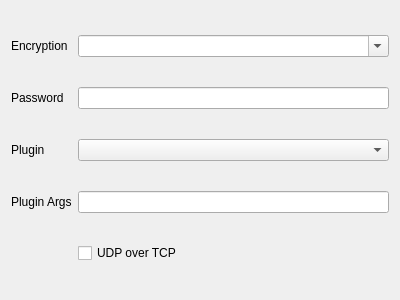
<?xml version="1.0" encoding="UTF-8"?>
<ui version="4.0">
 <class>EditShadowSocks</class>
 <widget class="QWidget" name="EditShadowSocks">
  <property name="geometry">
   <rect>
    <x>0</x>
    <y>0</y>
    <width>400</width>
    <height>300</height>
   </rect>
  </property>
  <property name="windowTitle">
   <string notr="true">Form</string>
  </property>
  <layout class="QGridLayout" name="gridLayout">
   <item row="0" column="1">
    <widget class="QComboBox" name="method">
     <property name="editable">
      <bool>true</bool>
     </property>
    </widget>
   </item>
   <item row="1" column="1">
    <widget class="MyLineEdit" name="password"/>
   </item>
   <item row="2" column="0">
    <widget class="QLabel" name="plugin_l">
     <property name="text">
      <string>Plugin</string>
     </property>
     <property name="buddy">
      <cstring>plugin</cstring>
     </property>
    </widget>
   </item>
   <item row="0" column="0">
    <widget class="QLabel" name="label">
     <property name="text">
      <string>Encryption</string>
     </property>
     <property name="buddy">
      <cstring>method</cstring>
     </property>
    </widget>
   </item>
   <item row="3" column="0">
    <widget class="QLabel" name="plugin_opts_l">
     <property name="text">
      <string>Plugin Args</string>
     </property>
     <property name="buddy">
      <cstring>plugin_opts</cstring>
     </property>
    </widget>
   </item>
   <item row="3" column="1">
    <widget class="MyLineEdit" name="plugin_opts"/>
   </item>
   <item row="1" column="0">
    <widget class="QLabel" name="label_5">
     <property name="text">
      <string>Password</string>
     </property>
     <property name="buddy">
      <cstring>password</cstring>
     </property>
    </widget>
   </item>
   <item row="2" column="1">
    <widget class="QComboBox" name="plugin">
     <item>
      <property name="text">
       <string notr="true"/>
      </property>
     </item>
     <item>
      <property name="text">
       <string notr="true">obfs-local</string>
      </property>
     </item>
     <item>
      <property name="text">
       <string notr="true">v2ray-plugin</string>
      </property>
     </item>
    </widget>
   </item>
   <item row="4" column="1">
    <widget class="QCheckBox" name="uot">
     <property name="text">
      <string>UDP over TCP</string>
     </property>
    </widget>
   </item>
  </layout>
 </widget>
 <customwidgets>
  <customwidget>
   <class>MyLineEdit</class>
   <extends>QLineEdit</extends>
   <header>include/ui/utils/MyLineEdit.h</header>
  </customwidget>
 </customwidgets>
 <tabstops>
  <tabstop>method</tabstop>
  <tabstop>password</tabstop>
  <tabstop>plugin</tabstop>
  <tabstop>plugin_opts</tabstop>
 </tabstops>
 <resources/>
 <connections/>
</ui>
